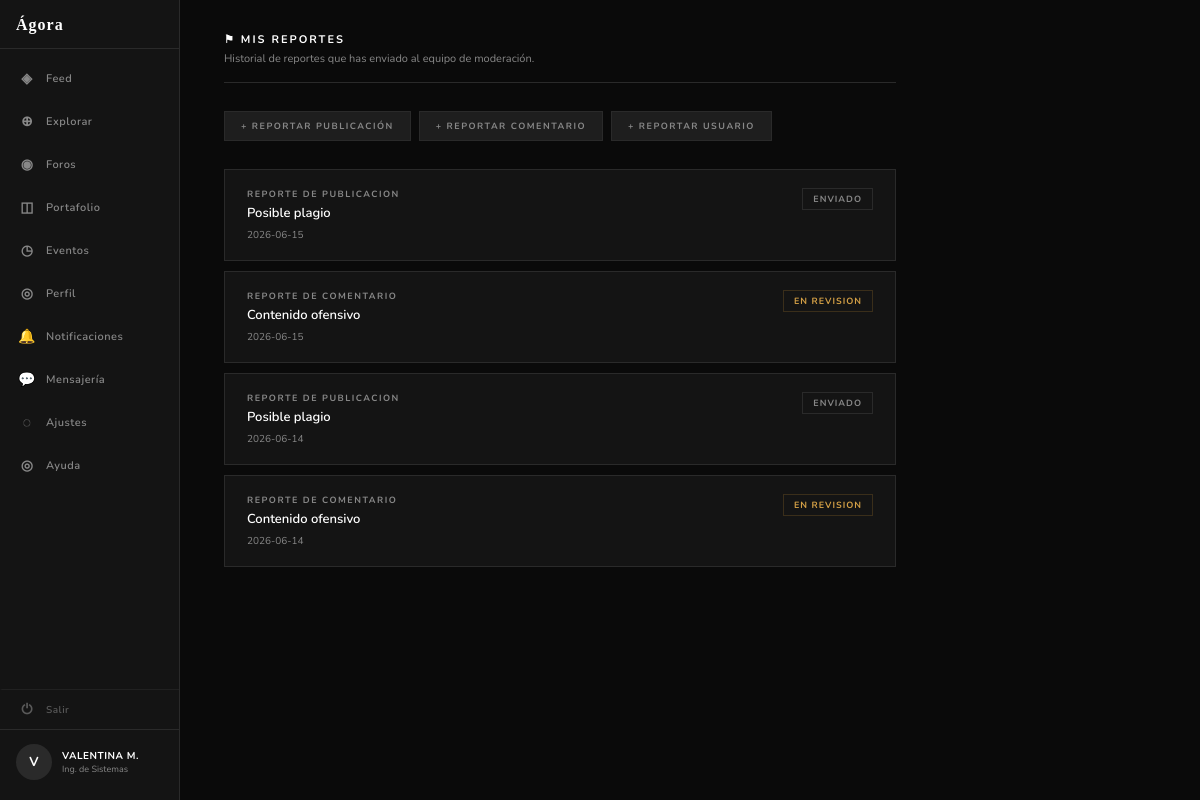
The page /reportes (signed in) on the database its author committed.
### tables this page shows
CREATE TABLE reportes (
    id              INTEGER PRIMARY KEY AUTOINCREMENT,
    reportado_por   INTEGER NOT NULL REFERENCES usuarios(id) ON DELETE CASCADE,
    tipo            TEXT    NOT NULL,
                            -- 'publicacion' | 'comentario' | 'usuario'
    referencia_id   INTEGER NOT NULL,   -- id de la publicación/comentario/usuario
    motivo          TEXT    NOT NULL,
    descripcion     TEXT,
    estado          TEXT    NOT NULL DEFAULT 'enviado',
                            -- 'enviado' | 'en_revision' | 'resuelto' | 'descartado'
    revisado_por    INTEGER REFERENCES usuarios(id),
    resolucion      TEXT,
    creado_en       DATETIME DEFAULT CURRENT_TIMESTAMP,
    resuelto_en     DATETIME
);

### app.py (the view)
@app.route('/reportes')
@login_required
def reportes():
    conn   = get_db()
    mis_reportes = conn.execute(
        "SELECT * FROM reportes WHERE reportado_por = ? ORDER BY creado_en DESC",
        (session['user_id'],)
    ).fetchall()
    conn.close()
    return render_template('admin/reportes.html', reportes=mis_reportes, pagina_activa='reportes')

### app.py (called while the page is built)
def get_db():
    conn = sqlite3.connect(DB)
    conn.row_factory = sqlite3.Row
    return conn

def login_required(f):
    from functools import wraps
    @wraps(f)
    def decorated(*args, **kwargs):
        if not session.get('user_id'):
            return redirect(url_for('login'))
        return f(*args, **kwargs)
    return decorated

### templates/admin/reportes.html (shortened to what this page needs)
{% extends "compartidos/base.html" %}
{% block content %}
<div class="rep-layout">
  {% set pagina_activa = 'reportes' %}
  {% include 'compartidos/sidebar.html' %}
  <main class="rep-main">
    <div class="rep-header">
      <div>
        <div class="rep-titulo">⚑ Mis Reportes</div>
        <div class="rep-sub">Historial de reportes que has enviado al equipo de moderación.</div>
      </div>
    </div>
    <div class="rep-acciones">
      <a href="{{ url_for('reportar_publicacion') }}" class="rep-btn">+ Reportar publicación</a>
      <a href="{{ url_for('reportar_comentario') }}" class="rep-btn">+ Reportar comentario</a>
      <a href="{{ url_for('reportar_usuario') }}" class="rep-btn">+ Reportar usuario</a>
    </div>
    {% if reportes %}
      {% set etiquetas_motivo = {
        'spam': 'Spam',
        'acoso': 'Acoso',
        'contenido_inapropiado': 'Contenido inapropiado',
        'desinformacion': 'Desinformación',
        'plagio': 'Plagio',
        'otro': 'Otro'
      } %}
      {% for r in reportes %}
        <div class="reporte-card">
          <div class="rep-info">
            <div class="rep-tipo">Reporte de {{ r.tipo }}</div>
            <div class="rep-motivo">{{ etiquetas_motivo.get(r.motivo, r.motivo) }}</div>
            <div class="rep-fecha">{{ r.creado_en[:10] if r.creado_en else '—' }}</div>
          </div>
          <span class="estado-badge estado-{{ r.estado }}">
            {{ r.estado.replace('_', ' ') if r.estado else 'enviado' }}
          </span>
        </div>
      {% endfor %}
    {% else %}
      <div class="rep-vacio">
        <strong>Sin reportes</strong>
        No has enviado ningún reporte aún. Si encuentras contenido inapropiado, usa los botones de arriba.
      </div>
    {% endif %}
  </main>
</div>
{% endblock %}

### static/css/style.css (style rules this page uses)
:root { --fondo: #0A0A0A; --panel: #141414; --superficie: #1E1E1E; --borde: #2A2A2A; --texto: #FFFFFF; --texto-dim: #888888; --acento: #FFFFFF; --acento-txt: #0A0A0A; --fuente-body: 'Nunito', sans-serif; --fuente-display: Georgia, serif; }
*, *::before, *::after { box-sizing: border-box; margin: 0; padding: 0; }
body { font-family: var(--fuente-body); background: var(--fondo); color: var(--texto); min-height: 100vh; }
a { text-decoration: none; color: inherit; }

### templates/admin/reportes.html (style rules this page uses)
.rep-layout { display: flex; min-height: 100vh; }
.rep-main { flex: 1; max-width: 760px; padding: 32px 44px 80px; }
.rep-header { margin-bottom: 28px; padding-bottom: 16px; border-bottom: 1px solid var(--borde); display: flex; align-items: flex-end; justify-content: space-between; }
.rep-titulo { font-size: 11px; font-weight: 700; letter-spacing: 2px; text-transform: uppercase; color: var(--texto); }
.rep-sub { font-size: 11px; color: var(--texto-dim); margin-top: 4px; }
.rep-acciones { display: flex; gap: 8px; margin-bottom: 28px; }
.rep-btn { font-size: 9px; font-weight: 700; letter-spacing: 1.5px; text-transform: uppercase; padding: 8px 16px; border: 1px solid var(--borde); background: var(--superficie); color: var(--texto-dim); text-decoration: none; transition: background 0.12s, color 0.12s; }
.reporte-card { background: var(--panel); border: 1px solid var(--borde); padding: 18px 22px; margin-bottom: 10px; display: flex; align-items: flex-start; justify-content: space-between; gap: 16px; }
.rep-info { flex: 1; min-width: 0; }
.rep-tipo { font-size: 9px; font-weight: 700; letter-spacing: 1.5px; text-transform: uppercase; color: var(--texto-dim); margin-bottom: 4px; }
.rep-motivo { font-size: 13px; font-weight: 600; color: var(--texto); margin-bottom: 4px; }
.rep-fecha { font-size: 10px; color: var(--texto-dim); margin-top: 6px; }
.estado-badge { font-size: 9px; font-weight: 700; letter-spacing: 1px; text-transform: uppercase; padding: 4px 10px; border: 1px solid var(--borde); flex-shrink: 0; white-space: nowrap; }
.estado-enviado { color: #888; border-color: var(--borde); }
.estado-en_revision { color: #d4a046; border-color: #3a2e1a; }

### rows shown on the page
reportes: tipo "PUBLICACION", get "Posible plagio", creado_en "2026-06-15", estado "ENVIADO"
reportes: tipo "COMENTARIO", get "Contenido ofensivo", creado_en "2026-06-15", estado "EN REVISION"
reportes: tipo "PUBLICACION", get "Posible plagio", creado_en "2026-06-14", estado "ENVIADO"
reportes: tipo "COMENTARIO", get "Contenido ofensivo", creado_en "2026-06-14", estado "EN REVISION"

### other values the page prints
{{ session.nombre[0].upper() }} "V"
{{ session.nombre.upper() }} "VALENTINA M."
{{ session.carrera }} "Ing. de Sistemas"
